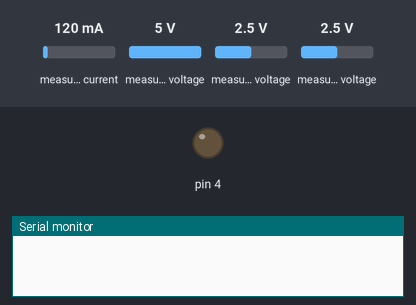
A sketch run on a simulated Arduino Uno, built with avr-gcc and run on an emulated ATmega328P. Parts: output pins drawn as LEDs (lit = HIGH), the last lines printed to the serial monitor. Inputs (shaded band) come from the test bench; at power-on: measured current 120 mA, measured voltage 5 V, measured voltage 2.5 V. The local clock reads 2024-03-15 10:24:30 at power-on unless the sketch sets it; storage starts empty.

Above: at 0.1 s.
At 5.4 s:
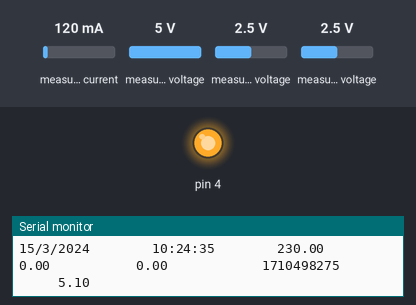
Timing chart, 0 to 6.9 s (numbered marks = the images above):
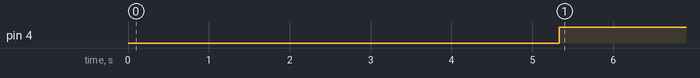

Measured:
- by itself, pin 4: LOW → HIGH at 5.3 s

The sketch:

ard_consumo_Atualiza__o2022_FFOA.ino.ino
```cpp
//#include <DS1307.h>                   //Biblioteca do relógio clck
#include <DS3231.h>                 //Biblioteca do relógio clck
#include <Wire.h>                 // Biblioteca para comunicação I2C/TWI SPA: Linha de daods e SCL: Linha de clock
#include <SD.h>                //Biblioteca do Cartão de memória SD
#include <Adafruit_ADS1015.h> //Biblioteca para incluir o módulo conversor de sinal analógico para digital
#include "RTClib.h"
#include <EEPROM.h>         // Biblioteca para gravação dos dados em memória
#include "EmonLib.h"   //Biblioteca para TP
//Teste
EnergyMonitor emon1;
Adafruit_ADS1115 ads(0x48);
const float SetPoint = 50;      //50A/1V
const float multiplicador = 0.095f;
const int offset = 512;
int addr = 0;     //endereço na eeprom para armazenar dado.
RTC_DS3231 rtc;
File dataFile;
DateTime now;
const int chipSelect = 53;
int tempo_inicial = millis();
float consumo;
char daysOfTheWeek[7][12]= {"domingo","segunda","terça","quarta","quinta","sexta","sábado"};

///////////SETUP//////////

void setup() {
  pinMode(4, OUTPUT);
  emon1.voltage(1, 234.26, 1.7);
  ads.setGain(GAIN_TWO);        // ±2.048V  1 bit = 0.0848mV
  ads.begin();
  //rtc.halt(false);
  rtc.begin();
  //rtc.setDOW(FRIDAY);
  if (rtc.lostPower()) {
    rtc.adjust(DateTime(F(__DATE__), F(__TIME__)));
  }
  else{
   Serial.println("DataLogger OK!");
   delay(2000);
  }
  Serial.begin(9600);
  SD.begin();
  Wire.begin();
  Serial.print("Initializing SD card...");
  if (!SD.begin(chipSelect)) {
    Serial.println("Card failed, or not present");
    return;
   }
   else{
    Serial.println("Cartao SD OK!");
    delay(3000);
   }
 Serial.println("card initialized.");
  DateTime now = rtc.now();
  dataFile = SD.open("datalog.txt", FILE_WRITE);
  dataFile.print("Start logging on: ");
  dataFile.print(now.year(),DEC);
  dataFile.print('/');
  dataFile.print(now.month(),DEC);
  dataFile.print('/');
  dataFile.print(now.day(),DEC);
  dataFile.println(" ");
  dataFile.println("Data            Hora            Tensão        Corrente      Consumo(kwh)");
  dataFile.close();
  Serial.print(tempo_inicial);
  Serial.print("Start logging on: ");
  Serial.print(now.year(),DEC);
  Serial.print('/');
  Serial.print(now.month(),DEC);
  Serial.print('/');
  Serial.print(now.day(),DEC);
  Serial.println(" ");
  Serial.println("Data            Hora            Tensão        Corrente      Consumo(kwh)");
}

//LOOP//////////LOOP////////

void loop(){
  int tempoI = millis();
  float tempo_final = millis() - tempo_inicial;
  float  Volta = ads.readADC_Differential_0_1();
  float CorrenteRMS = getCorrente();
  float TensaoRMS = getTensao();
  float PotenciaAtiva = 220.00 * CorrenteRMS;
  //float i = getCorrente();
  //float ultimo_consumo = EEPROM.get(addr, f);
  consumo = ((CorrenteRMS/1000) * (tempo_final/3600000)) + consumo;
 // byte hiByte = highByte(consumo);
 // byte loByte = lowByte(consumo);
  //EEPROM.put(addr, consumo);
 // EEPROM.write(addr + 1, loByte);
  DateTime now = rtc.now();
 //long int transTime = tempoI;
  //(now.unixtime())
  dataFile = SD.open("datalog.txt", FILE_WRITE);
  if (dataFile){
     dataFile.print(now.day(),DEC);
     dataFile.print('/');
     dataFile.print(now.month(),DEC);
     dataFile.print('/');
     dataFile.print(now.year(),DEC);
     dataFile.print("        ");
     dataFile.print(now.hour(),DEC);
     dataFile.print(":");
     dataFile.print(now.minute(),DEC);
     dataFile.print(":");
     dataFile.print(now.second(),DEC);
     dataFile.print("        ");
     dataFile.print(TensaoRMS);
     dataFile.print("        ");
     dataFile.print(CorrenteRMS);
     dataFile.print("         ");
     dataFile.println(consumo, 4);
     dataFile.close();
     Serial.print(now.day(),DEC);
     Serial.print('/');
     Serial.print(now.month(),DEC);
     Serial.print('/');
     Serial.print(now.year(),DEC);
     Serial.print("        ");
     Serial.print(now.hour(),DEC);
     Serial.print(":");
     Serial.print(now.minute(),DEC);
     Serial.print(":");
     Serial.print(now.second(),DEC);
     Serial.print("        ");
     Serial.print(TensaoRMS);
     Serial.print("        ");
     Serial.print(CorrenteRMS);
     Serial.print("           ");
     Serial.print(consumo, 2);
     Serial.print("            ");
     Serial.print(now.unixtime());
     Serial.print("           ");
     Serial.println(tempo_final/1000);
  }


  digitalWrite(4, HIGH);

  Serial.print(TensaoRMS, 2);
  Serial.print("    ");
  Serial.println(CorrenteRMS, 2);
}
float getCorrente(){
 float Volt_diferencial;
 float corrente;
 float soma1 = 0;
 long tempoI = millis();
 int counterI = 0;
 while (millis() - tempoI < 100)
   {
     Volt_diferencial = ads.readADC_Differential_0_1() * multiplicador;
     corrente = Volt_diferencial * SetPoint;
     corrente /= 1000.0;
     soma1 += sq(corrente);
     counterI = counterI + 1;
  }
 corrente = sqrt(soma1 / counterI);
 return(corrente);
}

float getTensao(){
  emon1.calcVI(4, 100);
  float tensao = emon1.Vrms;
  return (tensao);
  delay(3000);
}
```
